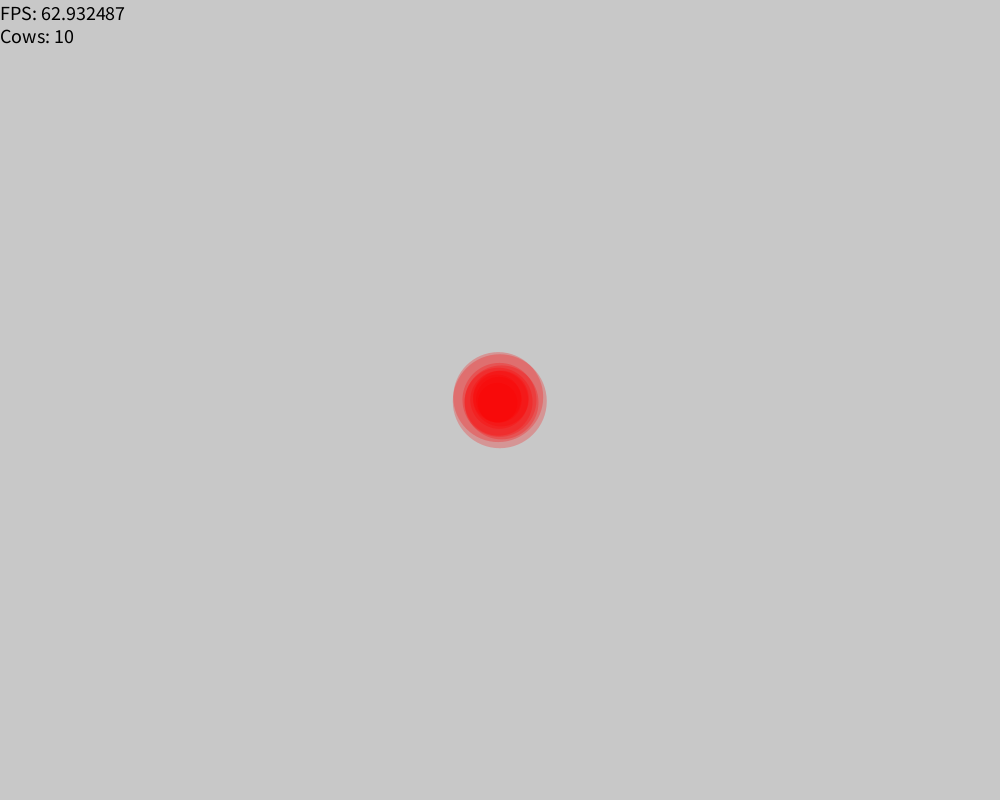
Frame 1 (no input)
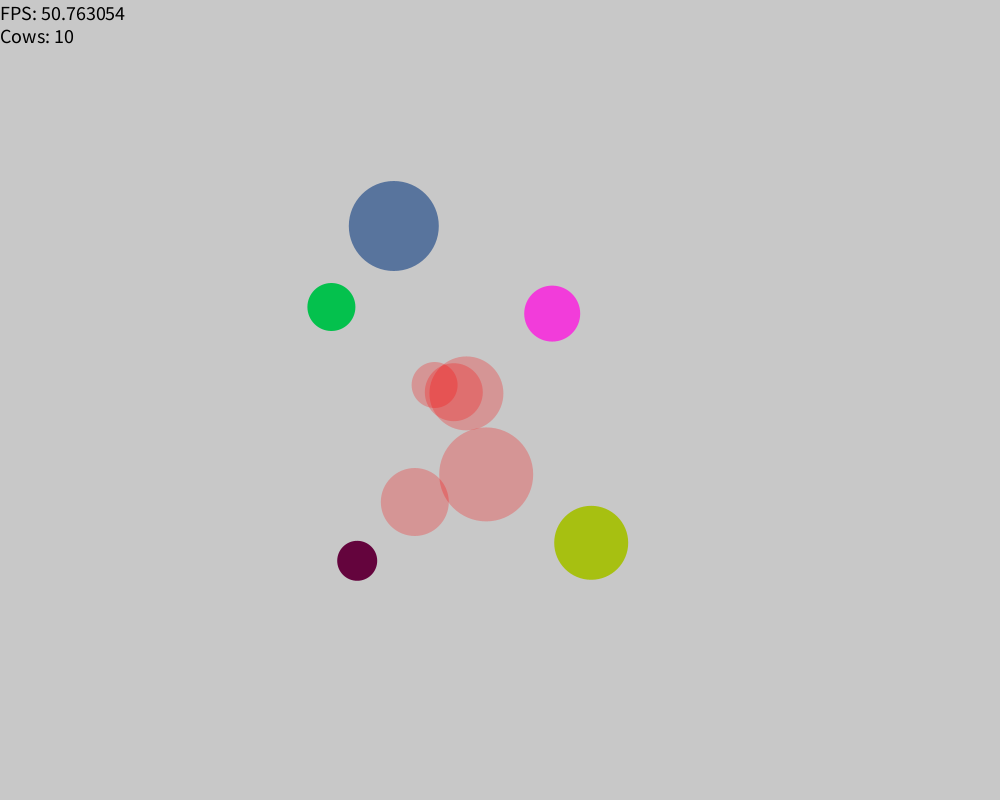
Frame 60 (the mouse pressed at the canvas centre just before this capture)
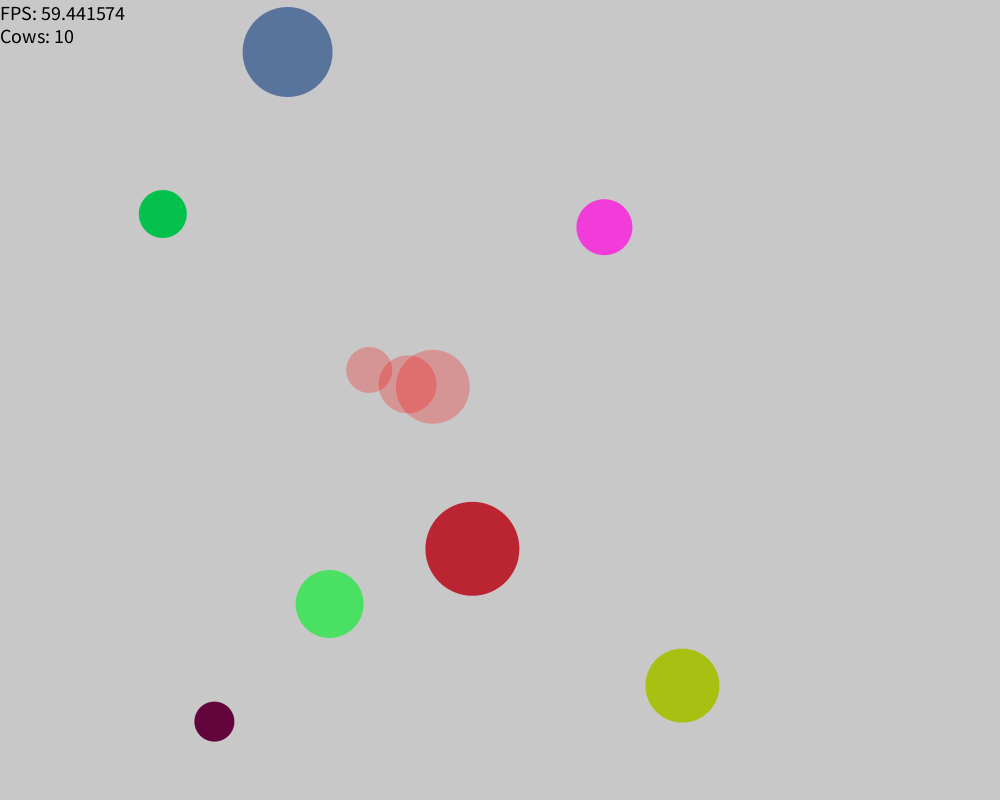
Frame 120 (the mouse held since frame 60 and released just before this capture)

The Processing sketch that drew these frames (run headless with seeded random() and noise(); from frame 60 on, the mouse is pressed at the canvas centre):

// Processing sketch: CowDemo
// ── CowDemo.pde
ArrayList<Cow> particles;
void setup() {
  size(1000, 800);
  particles = new ArrayList<Cow>();
  for (int i = 0; i < 10; i++)
    particles.add(new Cow());
}

void draw() {
  background(200);
  for (Cow c : particles) {
    c.move();
    c.collide(particles);
    c.display();
  }
  fill(0);
  textSize(20);
  text("FPS: "+frameRate+"\nCows: "+particles.size(),0,20);
}

void mousePressed() {
   //Read about mouseClicked()/mousePressed() and related methods in the documentation.
   //Right click: add a cow at the mouse location.
   //Left click: call the click of each cow 
   if (mouseButton == LEFT) {
     for (Cow c : particles) {
       c.click();
     }
   }
   if (mouseButton == RIGHT) particles.add(new Cow(20 + (int)(Math.random() * 30), mouseX, mouseY, random(6)-3, random(6)-3));
}

void keyPressed() {
  if (keyCode == 32) particles.clear();
}

// ── Cow.pde
public class Cow {
  float x, y, dx, dy, radius;
  color c;
  boolean colliding, selected;

  Cow(float rad, float x, float y, float dx, float dy) {
    radius = rad;
    this.x = x;
    this.y = y;
    this.dx = (int)(dx*100)/100.0;
    this.dy = (int)(dy*100)/100.0;
    c = color(random(255),random(255),random(255));

  }
  Cow() {
    this(20+(int)(Math.random()*30), width/2, height/2, 
    random(6)-3,
    random(6)-3);
  }
  
  void move() {
    x += dx;
    y += dy;
    if (x >= width - radius || x <= radius) dx *= -1;
    if (y >= height - radius || y <= radius) dy *= -1;
  }
  void display() {
    noStroke();
    //stroke(0);
    fill(c);
    if (colliding) {
      fill(252, 0, 0, 65);
    }
    ellipse(x, y, radius*2, radius*2);
    
    if (selected) {
      fill(0);
      ellipse(x + (radius / 2), y - (radius / 3), radius/4, radius/4);
      ellipse(x - (radius / 2), y - (radius / 3), radius/4, radius/4);
      stroke(0);
      line(x, y + (radius / 2), x + (radius / 2), y + (radius / 3));
      line(x, y + (radius / 2), x - (radius / 2), y + (radius / 3));
      textSize(10);
      text("SpeedX: "+dx+"\nSpeedY: "+dy, x + (radius + 3), y - (radius / 4));
    }
      
  }

  void click() {
   //if the mouseX and mouseY are touching this cow, change the cow somehow.
   if (dist(mouseX, mouseY, x, y) <= radius) {
    selected = !selected;
   }
}

  void collide(ArrayList<Cow> others) {
    colliding = false;
      for (Cow c : others) {
        if (dist(c.x, c.y, x, y) <= radius + c.radius && c != this) {
          colliding = true;
        }
      }
   }

}
